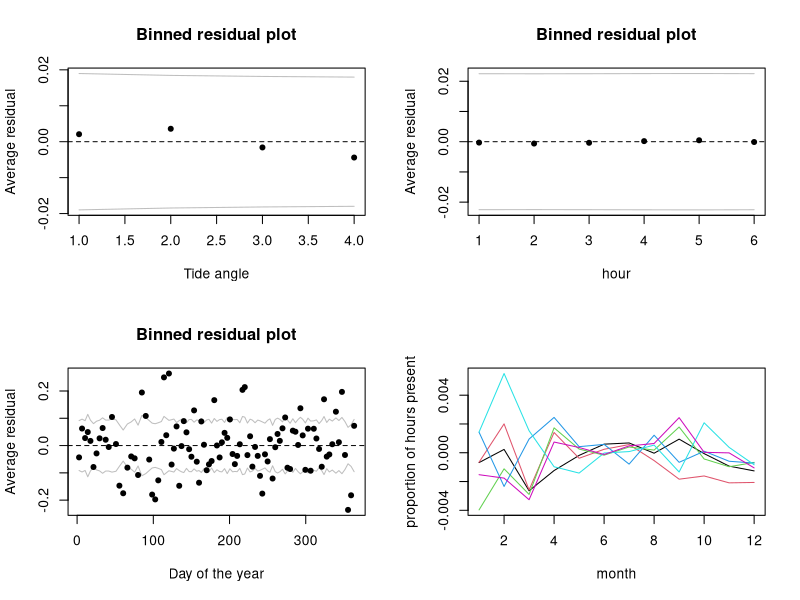
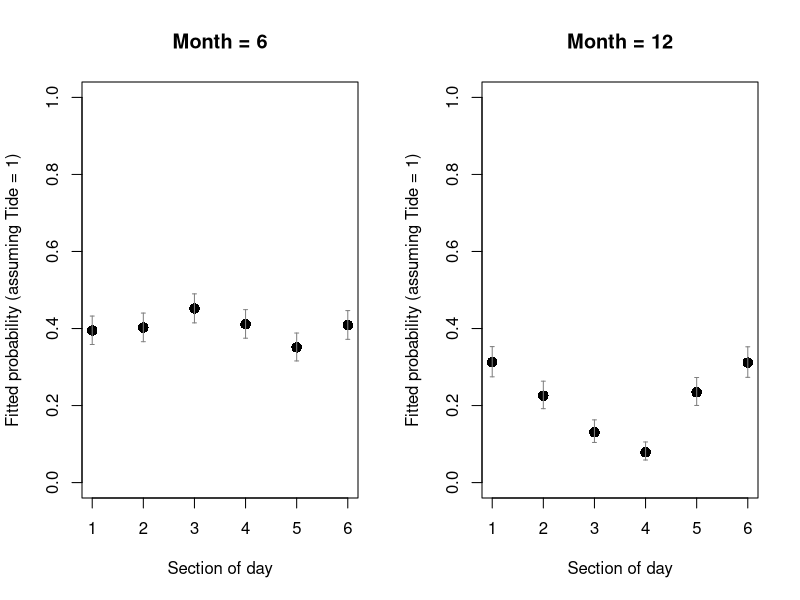
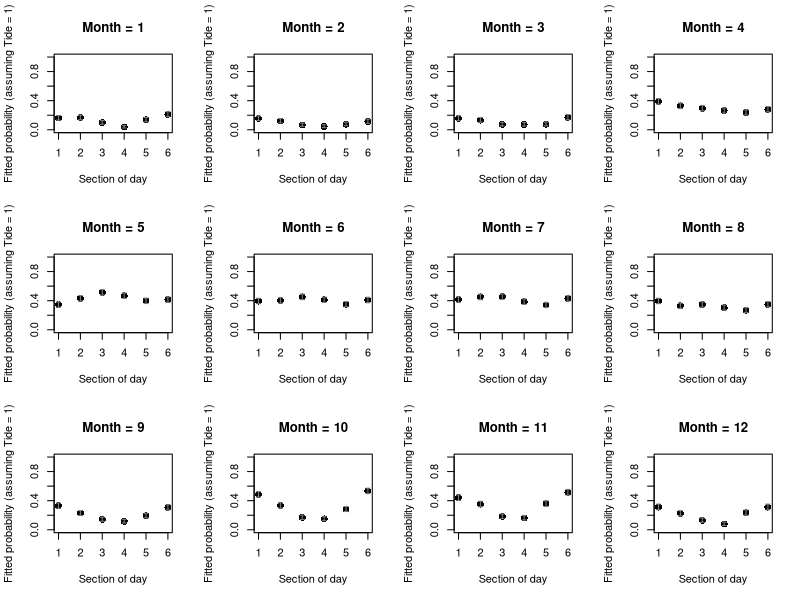

The R source for these figures, in order:
## ---- chunk 1
knitr::opts_chunk$set(echo=TRUE, message = FALSE, warning = FALSE, eval = FALSE, cache = FALSE)

SOLUTIONS<- TRUE

dat<- read.csv("./data/dolphin.csv", stringsAsFactors= T)

dat$fTime6<- factor(dat$Time6, levels= c("MNight", "AM1", "AM2", "MDay", "PM1", "PM2"))
# reordering chronologically

dat$fTide4<- factor(dat$Tide4)

dat$fMonth<- factor(dat$mon)
## ---- chunk 2
PA2<- glm(presence ~ fTide4 + fMonth + fTime6 + 
            fTide4:fMonth + fTide4:fTime6 + 
            fMonth:fTime6, family= binomial, data= dat)

summary(PA2) # inspect the model coefficients

# fTide4:fMonth assumes that the effect of tidal state on dolphin presence
# (actually, probability of recording) changes according to time of year

# fTide4:fTime6 assumes that the effect of tidal state on dolphin presence
# changes according to time of day (or vice-versa)

# fMonth:fTime6 assumes that the effect of time of day on dolphin presence
# changes according to time of year

## ---- chunk 3
# Because I don't have specific predictions here, and I suspect the presence
# of dolphins at Sutors may respond to all combinations of the 3 environmental
# factors we have, I'll go for a quite systematic exploration here (you may
# have a different logic, knowledge about dolphins, more specific predictions, 
# and a more restricted list of models you consider plausible: that would be
# entirely fine)

# remove interactions one-at-a-time
PA21<- glm(presence ~ fMonth + fTide4 + fTime6 + fMonth:fTide4 + fMonth:fTime6, family= binomial, data= dat)
PA22<- glm(presence ~ fMonth + fTide4 + fTime6 + fMonth:fTime6 + fTide4:fTime6, family= binomial, data= dat)
PA23<- glm(presence ~ fMonth + fTide4 + fTime6 + fMonth:fTide4 + fTide4:fTime6, family= binomial, data= dat)
# remove interactions two-at-a-time
PA24<- glm(presence ~ fMonth + fTide4 + fTime6 + fMonth:fTime6, family= binomial, data= dat)
PA25<- glm(presence ~ fMonth + fTide4 + fTime6 + fTide4:fTime6, family= binomial, data= dat)
PA26<- glm(presence ~ fMonth + fTide4 + fTime6 + fMonth:fTide4, family= binomial, data= dat)
# remove all interactions
PA27<- glm(presence ~ fMonth + fTide4 + fTime6, family= binomial, data= dat)

AIC(PA2)
AIC(PA21)
AIC(PA22)
AIC(PA23)
AIC(PA24)
AIC(PA25)
AIC(PA26)
AIC(PA27)

# PA24 seems best so far

# remove the main effect not involved in the interaction of PA24 (fTide4)
PA28<- glm(presence ~ fMonth + fTime6 + fMonth:fTime6, family= binomial, data= dat)
AIC(PA28)

# we could simplify further, but it is unlikely that simpler models 
# would be supported based on what we know, so I'll stop here

# Constructing a table 
# (you can do this with pen and paper, or in R, for example like this)
ModelStructure<- c(
  "fTide4 * fMonth + fTide4 * fTime6 + fMonth * fTime6",     
  "fMonth + fTide4 + fTime6 + fMonth:fTide4 + fMonth:fTime6",
  "fMonth + fTide4 + fTime6 + fMonth:fTime6 + fTide4:fTime6" ,
  "fMonth + fTide4 + fTime6 + fMonth:fTide4 + fTide4:fTime6",
  "fMonth + fTide4 + fTime6 + fMonth:fTime6",
  "fMonth + fTide4 + fTime6 + fTide4:fTime6",
  "fMonth + fTide4 + fTime6 + fMonth:fTide4",
  "fMonth + fTide4 + fTime6",
  "fMonth + fTime6 + fMonth:fTime6")

AICval<- c(AIC(PA2),
            AIC(PA21),
            AIC(PA22),
            AIC(PA23),
            AIC(PA24),
            AIC(PA25),
            AIC(PA26),
            AIC(PA27),
            AIC(PA28))

ModelName<- c("PA2",
            "PA21",
            "PA22",
            "PA23",
            "PA24",
            "PA25",
            "PA26",
            "PA27",
            "PA28")

# combine models and AIC values in a table
ModSelTab<- data.frame(model= ModelName, structure= ModelStructure, AIC= AICval)

# sort the table by increasing AIC value
ModSelTab<- ModSelTab[order(ModSelTab$AIC), ]

# compute AIC differences with best model, and round to 2 decimals
ModSelTab$delta<- round(ModSelTab$AIC - ModSelTab$AIC[1], 2)

# compute AIC weight, and round to 2 decimals
ModSelTab$weight<- round(exp(-ModSelTab$delta / 2) / sum(exp(-ModSelTab$delta / 2)), 2)
## ---- chunk 4
require(knitr)
kable(ModSelTab)

# Model PA24 is far ahead, with an AIC more than 5 units lower than the next best model.
# It attracts almost all the AIC weight, accordingly.

# Depending on the set of models you decided to compare, 
# your best model and AIC weights may vary from mine.

## ---- chunk 5
res24.p<- resid(PA24, type= "pearson")

library(arm)
par(mfrow= c(2, 2))
binnedplot(x= as.numeric(dat$fTide4), y=  res24.p, xlab= "Tide angle", nclass= 100)
# okay
binnedplot(x= as.numeric(dat$fTime6), y=  res24.p, xlab= "hour")
# okay
binnedplot(x= dat$julianday, y=  res24.p, xlab= "Day of the year", nclass= 100)
# okay
# We could also check seasonal variation in diel pattern ("time by season" interaction):
matplot(tapply(res24.p, list(dat$mon, dat$fTime6), mean), type= "l", 
        xlab= "month", ylab= "proportion of hours present", lty= 1)
# Residual variation is tiny (check y-axis and compare with Question 9); 
# no consistent pattern of variation. Pretty good!

# There are few assumptions for the Bernoulli distribution other than 
# observations being zeros and ones.
# Some assumptions valid for all models still apply here, such as: model 
# correctly specified; independent
# residuals. The latter is violated in this data set, due to consecutive 
# measurements in time. This issue
# is explored in the linked paper, using mixed models for non-independent data 
# (covered in the course BI5302). 
# The paper also uses GAMs (Generalised Additive Models, an extension of GLMs)
# for avoiding the discretization of continuous variables, and
# accounting for the cyclicity of the predictors (estimates at each end should 
# match, e.g. 31st Dec-1st Jan, or 23:59 - 00:00)

## ---- chunk 6

# Model PA24 assumes that dolphin presence (actually, probability of recording) 
# changes according to time of year, time of day and tidal stage, and that the
# effect of time of day changes with the time of year (fMonth:fTime6).

summary(PA24)
# This is tricky to interpret due to the number of coefficients (75), 
# and the presence of interactions. Best to use plots!

# Let's illustrate the differences in predictions for two different months, 
# for example June and December (this could be done for each of the 12 months)

par(mfrow= c(1, 2))
# June
dat4pred<- expand.grid(fTime6= levels(dat$fTime6),
                fMonth= "6",
								fTide4= "1")
PA24.pred<- predict(PA24, dat4pred, type= "link", se.fit= T)
dat4pred$fit.resp<- plogis(PA24.pred$fit)
dat4pred$LCI<- plogis(PA24.pred$fit - 1.96*PA24.pred$se.fit)
dat4pred$UCI<- plogis(PA24.pred$fit + 1.96*PA24.pred$se.fit)
plot(as.numeric(dat4pred$fTime6), dat4pred$fit.resp, pch= 16, 
	  cex= 1.4, main= paste("Month =", 6),
    col= 1, xlab= "Section of day",
	  ylab= "Fitted probability (assuming Tide = 1)", ylim= c(0, 1))
arrows(x0= as.numeric(dat4pred$fTime6), x1= as.numeric(dat4pred$fTime6),
    y0= dat4pred$LCI, y1= dat4pred$UCI,
	  col= grey(0.5), length= 0.02, angle= 90, code= 3)

# December
dat4pred<- expand.grid(fTime6= levels(dat$fTime6),
                fMonth= "12",
								fTide4= "1")
PA24.pred<- predict(PA24, dat4pred, type= "link", se.fit= T)
dat4pred$fit.resp<- plogis(PA24.pred$fit)
dat4pred$LCI<- plogis(PA24.pred$fit - 1.96*PA24.pred$se.fit)
dat4pred$UCI<- plogis(PA24.pred$fit + 1.96*PA24.pred$se.fit)
plot(as.numeric(dat4pred$fTime6), dat4pred$fit.resp, pch= 16, 
	  cex= 1.4, main= paste("Month =", 12),
    col= 1, xlab= "Section of day",
	  ylab= "Fitted probability (assuming Tide = 1)", ylim= c(0, 1))
arrows(x0= as.numeric(dat4pred$fTime6), x1= as.numeric(dat4pred$fTime6),
    y0= dat4pred$LCI, y1= dat4pred$UCI,
	  col= grey(0.5), length= 0.02, angle= 90, code= 3)

# In June, dolphins seem to have a similar probability of being recorded
# at any time of the day and night, whereas in December they are mostly
# using the site by night (ca. 40% chances of being present against 
# only ca. 10% in the middle of the day)

# (FOR THE R GEEKS OUT THERE)
# For plots of predictions for all 12 months, it is possible to automate
# the process using a loop:
par(mfrow= c(3, 4))
for(month in 1:12){ 
  # at the first iteration, the variable `month` will take value 1, then
  # at the second iteration, the variable `month` will take value 2, 
  # etc... until iteraction 12
	dat4pred<- expand.grid(fTime6= levels(dat$fTime6),
                                fMonth= as.character(month),
								fTide4= "1")
	PA24.pred<- predict(PA24, dat4pred, type= "link", se.fit= T)
	dat4pred$fit.resp<- plogis(PA24.pred$fit)
	dat4pred$LCI<- plogis(PA24.pred$fit - 1.96*PA24.pred$se.fit)
	dat4pred$UCI<- plogis(PA24.pred$fit + 1.96*PA24.pred$se.fit)
	plot(as.numeric(dat4pred$fTime6), dat4pred$fit.resp, pch= 16, 
		  cex= 1.4, main= paste("Month =", month),
          col= 1, xlab= "Section of day",
		  ylab= "Fitted probability (assuming Tide = 1)", ylim= c(0, 1))
	arrows(x0= as.numeric(dat4pred$fTime6), x1= as.numeric(dat4pred$fTime6),
          y0= dat4pred$LCI, y1= dat4pred$UCI,
		  col= grey(0.5), length= 0.02, angle= 90, code= 3)
} # end of one iteration, start of the next

# According to the better supported model, they tend to use the site
# more in May, June and 
# July day and night, visit mostly by night from October to December,
# and seldom from Jan to March.

# Of note is the low proportion of deviance explained by the model,
# despite its complexity (75 parameters):
(PA24$null.deviance - PA24$deviance) /
	PA24$null.deviance 
# 10%. However, this is quite normal with Bernoulli data,
# since they do not contain a great deal of information
